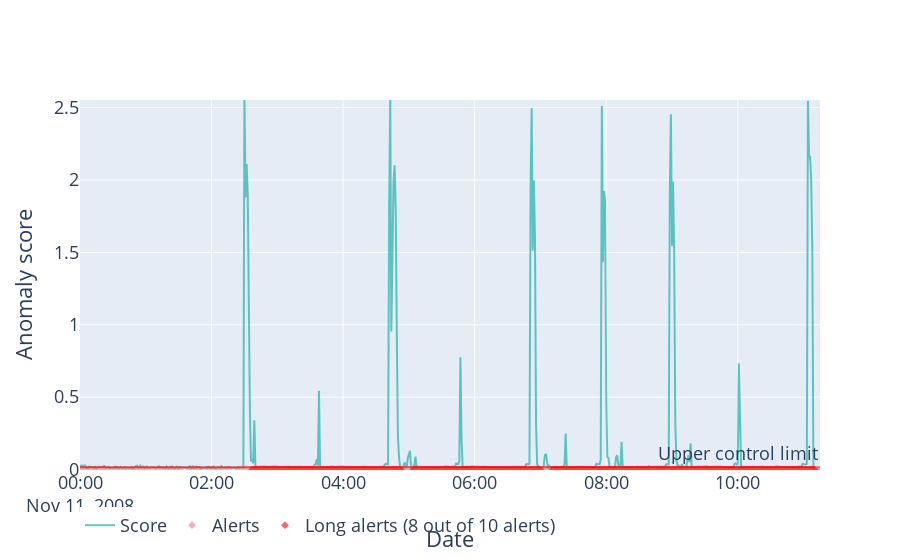

The notebook cell this image was saved under:
### Code cell
# USE_WORDS_TFIDF = True
# USE_LOGS_TFIDF = True
visual_mean_dist_to_nbrs(mean_distances_test, treshold_score=treshold_score*0.27, window_width=10, min_condition=8, return_fig=False)

### Figure 1 — Plotly figure (JSON) as saved in the notebook; plotly's stock layout.template omitted (floating-point values rounded to 4 significant figures; data arrays with more than 128 entries replaced by an {"elided": "..."} marker saying what was removed)
{"data": [{"line": {"color": "lightseagreen", "width": 2}, "mode": "lines", "name": "Score", "opacity": 0.7, "type": "scatter", "x": {"elided": "676 str values"}, "y": {"elided": "676 float values"}}, {"line": {"color": "lightcoral"}, "marker": {"symbol": "diamond"}, "mode": "markers", "name": "Alerts", "opacity": 0.6, "showlegend": true, "type": "scatter", "x": {"elided": "556 str values"}, "y": {"elided": "556 int values"}}, {"line": {"color": "red"}, "marker": {"symbol": "diamond"}, "mode": "markers", "name": "Long alerts (8 out of 10 alerts)", "opacity": 0.6, "showlegend": true, "type": "scatter", "x": {"elided": "494 str values"}, "y": {"elided": "494 float values"}}], "layout": {"annotations": [{"showarrow": false, "text": "Upper control limit", "x": 1, "xanchor": "right", "xref": "x domain", "y": 0.01577, "yanchor": "bottom", "yref": "y"}], "font": {"size": 18}, "legend": {"orientation": "h"}, "shapes": [{"line": {"color": "red", "width": 2}, "opacity": 0.6, "type": "line", "x0": 0, "x1": 1, "xref": "x domain", "y0": 0.01577, "y1": 0.01577, "yref": "y"}], "xaxis": {"constrain": "domain", "range": ["2008-11-11T00:00:00", "2008-11-11T11:15:00"], "title": {"text": "Date"}}, "yaxis": {"range": [-0.003153, 2.552], "title": {"text": "Anomaly score"}}}}
